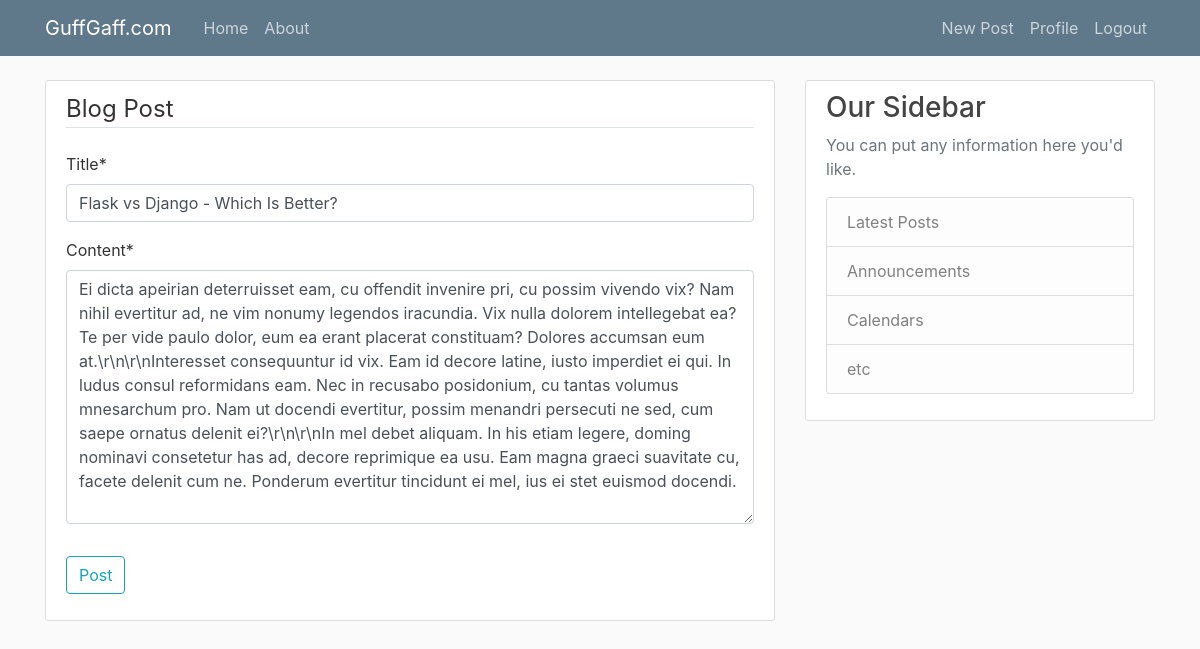
Page /post/49/update/ (signed in) on the committed database.
### blog/models.py (models this page shows, shortened)
class Post(models.Model):
    title = models.CharField(max_length=50)
    content = models.TextField()
    posted_date = models.DateTimeField(default=timezone.now)
    author = models.ForeignKey(User, on_delete=models.CASCADE)

### blog/views.py (the view, shortened to what this page needs)
# urls.py: path('post/<int:pk>/update/', PostUpdateView.as_view(), name='post-update'),
class PostUpdateView(LoginRequiredMixin, UserPassesTestMixin, UpdateView):
    model = Post
    fields = ['title', 'content']
    def test_func(self):
        post = self.get_object()
        if self.request.user == post.author:   #self.request.user this gets the currently login user
            return True
        return False

### blog/templates/blog/post_form.html (shortened to what this page needs)
{% extends "blog/base.html" %}
{% load crispy_forms_tags %}
{% block content %}
    <div class="content-section">
        <form method="POST">
            <fieldset class="form-group">
                <legend class="border-bottom mb-4">Blog Post</legend>
                {{ form|crispy }}
            </fieldset>
            <div class="form-group">
                <button class="btn btn-outline-info" type="submit">Post</button>
            </div>
        </form>
    </div>
{% endblock content %}

### blog/static/blog/main.css (style rules this page uses)
body { background: #fafafa; color: #333333; margin-top: 5rem; }
.content-section { background: #ffffff; padding: 10px 20px; border: 1px solid #dddddd; border-radius: 3px; margin-bottom: 20px; }

### rows in the picture
Post: title "Flask vs Django - Which Is Better?", content "Ei dicta apeirian deterruisset eam, cu offendit invenire pri, cu possim vivendo vix? Nam nihil evertitur ad, ne vim nonumy legendos iracundia. Vix nulla dolorem intellegebat ea? Te per vide paulo dolor, eum ea erant placerat constituam? Dolores accumsan eum at.\\r\\n\\r\\nInteresset consequuntur id vix. Eam id decore latine, iusto imperdiet ei qui. In ludus consul reformidans eam. Nec in recusabo posidonium, cu tantas volumus mnesarchum pro. Nam ut docendi evertitur, possim menandri persecuti ne sed, cum saepe ornatus delenit ei?\\r\\n\\r\\nIn mel debet aliquam. In his etiam legere, doming nominavi consetetur has ad, decore reprimique ea usu. Eam magna graeci suavitate cu, facete delenit cum ne.…"
